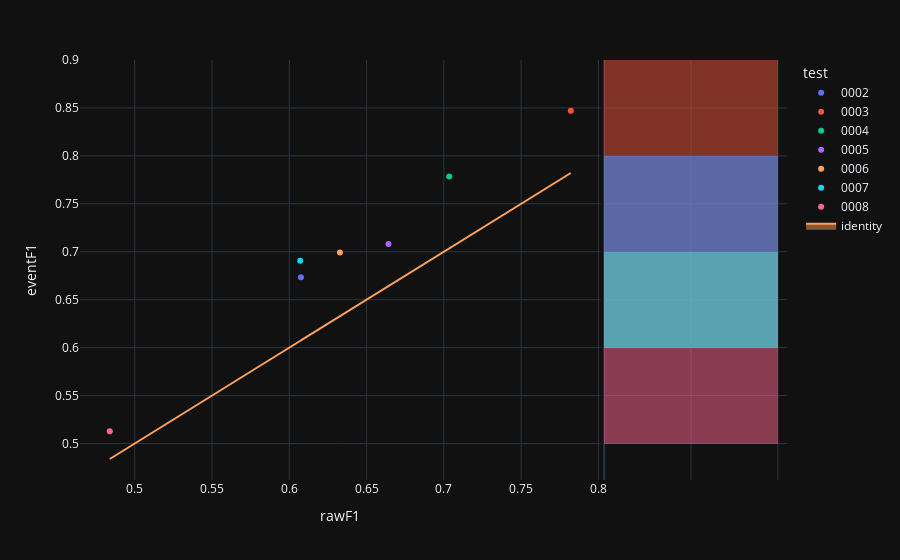

The code cell stored with this chart in its notebook:
### Code cell
fig=px.scatter(experimentModels,x='rawF1',y='eventF1',color='test',hover_name='modelId', marginal_y="histogram")
fig.add_trace(
    go.Scatter(x=experimentModels['rawF1'], y=experimentModels['rawF1'], name="identity", mode='lines',fill="toself")
)
fig.show()

### Figure 1 — Plotly figure (JSON) as saved in the notebook; plotly's stock layout.template omitted (floating-point values rounded to 4 significant figures)
{"data": [{"hovertemplate": "<b>%{hovertext}</b><br><br>test=0002<br>rawF1=%{x}<br>eventF1=%{y}<extra></extra>", "hovertext": ["a4659423-83e4-4da3-91b5-177fa8bc17fe"], "legendgroup": "0002", "marker": {"color": "#636efa", "symbol": "circle"}, "mode": "markers", "name": "0002", "orientation": "v", "showlegend": true, "x": [0.6075], "xaxis": "x", "y": [0.6734], "yaxis": "y", "type": "scatter"}, {"alignmentgroup": "True", "bingroup": "y", "hovertemplate": "test=0002<br>eventF1=%{y}<br>count=%{x}<extra></extra>", "legendgroup": "0002", "marker": {"color": "#636efa"}, "name": "0002", "offsetgroup": "0002", "opacity": 0.5, "showlegend": false, "xaxis": "x2", "y": [0.6734], "yaxis": "y2", "type": "histogram"}, {"hovertemplate": "<b>%{hovertext}</b><br><br>test=0003<br>rawF1=%{x}<br>eventF1=%{y}<extra></extra>", "hovertext": ["ad3be387-5be4-4e8e-b57d-072003b617d3"], "legendgroup": "0003", "marker": {"color": "#EF553B", "symbol": "circle"}, "mode": "markers", "name": "0003", "orientation": "v", "showlegend": true, "x": [0.7821], "xaxis": "x", "y": [0.847], "yaxis": "y", "type": "scatter"}, {"alignmentgroup": "True", "bingroup": "y", "hovertemplate": "test=0003<br>eventF1=%{y}<br>count=%{x}<extra></extra>", "legendgroup": "0003", "marker": {"color": "#EF553B"}, "name": "0003", "offsetgroup": "0003", "opacity": 0.5, "showlegend": false, "xaxis": "x2", "y": [0.847], "yaxis": "y2", "type": "histogram"}, {"hovertemplate": "<b>%{hovertext}</b><br><br>test=0004<br>rawF1=%{x}<br>eventF1=%{y}<extra></extra>", "hovertext": ["8bcbbc8b-b83e-4b97-8f7c-0dd0760680e7"], "legendgroup": "0004", "marker": {"color": "#00cc96", "symbol": "circle"}, "mode": "markers", "name": "0004", "orientation": "v", "showlegend": true, "x": [0.7034], "xaxis": "x", "y": [0.7786], "yaxis": "y", "type": "scatter"}, {"alignmentgroup": "True", "bingroup": "y", "hovertemplate": "test=0004<br>eventF1=%{y}<br>count=%{x}<extra></extra>", "legendgroup": "0004", "marker": {"color": "#00cc96"}, "name": "0004", "offsetgroup": "0004", "opacity": 0.5, "showlegend": false, "xaxis": "x2", "y": [0.7786], "yaxis": "y2", "type": "histogram"}, {"hovertemplate": "<b>%{hovertext}</b><br><br>test=0005<br>rawF1=%{x}<br>eventF1=%{y}<extra></extra>", "hovertext": ["f88ed731-de3a-4c9a-90d5-04d1fcd93d45"], "legendgroup": "0005", "marker": {"color": "#ab63fa", "symbol": "circle"}, "mode": "markers", "name": "0005", "orientation": "v", "showlegend": true, "x": [0.6642], "xaxis": "x", "y": [0.708], "yaxis": "y", "type": "scatter"}, {"alignmentgroup": "True", "bingroup": "y", "hovertemplate": "test=0005<br>eventF1=%{y}<br>count=%{x}<extra></extra>", "legendgroup": "0005", "marker": {"color": "#ab63fa"}, "name": "0005", "offsetgroup": "0005", "opacity": 0.5, "showlegend": false, "xaxis": "x2", "y": [0.708], "yaxis": "y2", "type": "histogram"}, {"hovertemplate": "<b>%{hovertext}</b><br><br>test=0006<br>rawF1=%{x}<br>eventF1=%{y}<extra></extra>", "hovertext": ["16a691da-d735-4ad2-953c-db2678980107"], "legendgroup": "0006", "marker": {"color": "#FFA15A", "symbol": "circle"}, "mode": "markers", "name": "0006", "orientation": "v", "showlegend": true, "x": [0.6328], "xaxis": "x", "y": [0.6991], "yaxis": "y", "type": "scatter"}, {"alignmentgroup": "True", "bingroup": "y", "hovertemplate": "test=0006<br>eventF1=%{y}<br>count=%{x}<extra></extra>", "legendgroup": "0006", "marker": {"color": "#FFA15A"}, "name": "0006", "offsetgroup": "0006", "opacity": 0.5, "showlegend": false, "xaxis": "x2", "y": [0.6991], "yaxis": "y2", "type": "histogram"}, {"hovertemplate": "<b>%{hovertext}</b><br><br>test=0007<br>rawF1=%{x}<br>eventF1=%{y}<extra></extra>", "hovertext": ["d91f41ff-0308-46df-9bcd-67d46f377777"], "legendgroup": "0007", "marker": {"color": "#19d3f3", "symbol": "circle"}, "mode": "markers", "name": "0007", "orientation": "v", "showlegend": true, "x": [0.6071], "xaxis": "x", "y": [0.6907], "yaxis": "y", "type": "scatter"}, {"alignmentgroup": "True", "bingroup": "y", "hovertemplate": "test=0007<br>eventF1=%{y}<br>count=%{x}<extra></extra>", "legendgroup": "0007", "marker": {"color": "#19d3f3"}, "name": "0007", "offsetgroup": "0007", "opacity": 0.5, "showlegend": false, "xaxis": "x2", "y": [0.6907], "yaxis": "y2", "type": "histogram"}, {"hovertemplate": "<b>%{hovertext}</b><br><br>test=0008<br>rawF1=%{x}<br>eventF1=%{y}<extra></extra>", "hovertext": ["a1eacac2-9e31-437a-9350-110d2ef2f1a5"], "legendgroup": "0008", "marker": {"color": "#FF6692", "symbol": "circle"}, "mode": "markers", "name": "0008", "orientation": "v", "showlegend": true, "x": [0.4838], "xaxis": "x", "y": [0.5128], "yaxis": "y", "type": "scatter"}, {"alignmentgroup": "True", "bingroup": "y", "hovertemplate": "test=0008<br>eventF1=%{y}<br>count=%{x}<extra></extra>", "legendgroup": "0008", "marker": {"color": "#FF6692"}, "name": "0008", "offsetgroup": "0008", "opacity": 0.5, "showlegend": false, "xaxis": "x2", "y": [0.5128], "yaxis": "y2", "type": "histogram"}, {"fill": "toself", "mode": "lines", "name": "identity", "x": [0.6075, 0.7821, 0.7034, 0.6642, 0.6328, 0.6071, 0.4838], "y": [0.6075, 0.7821, 0.7034, 0.6642, 0.6328, 0.6071, 0.4838], "type": "scatter"}], "layout": {"xaxis": {"anchor": "y", "domain": [0.0, 0.7363], "title": {"text": "rawF1"}}, "yaxis": {"anchor": "x", "domain": [0.0, 1.0], "title": {"text": "eventF1"}}, "xaxis2": {"anchor": "y2", "domain": [0.7413, 1.0], "matches": "x2", "showticklabels": false, "showline": false, "ticks": "", "showgrid": true}, "yaxis2": {"anchor": "x2", "domain": [0.0, 1.0], "matches": "y", "showticklabels": false, "showgrid": true}, "legend": {"title": {"text": "test"}, "tracegroupgap": 0}, "margin": {"t": 60}, "barmode": "overlay"}}
